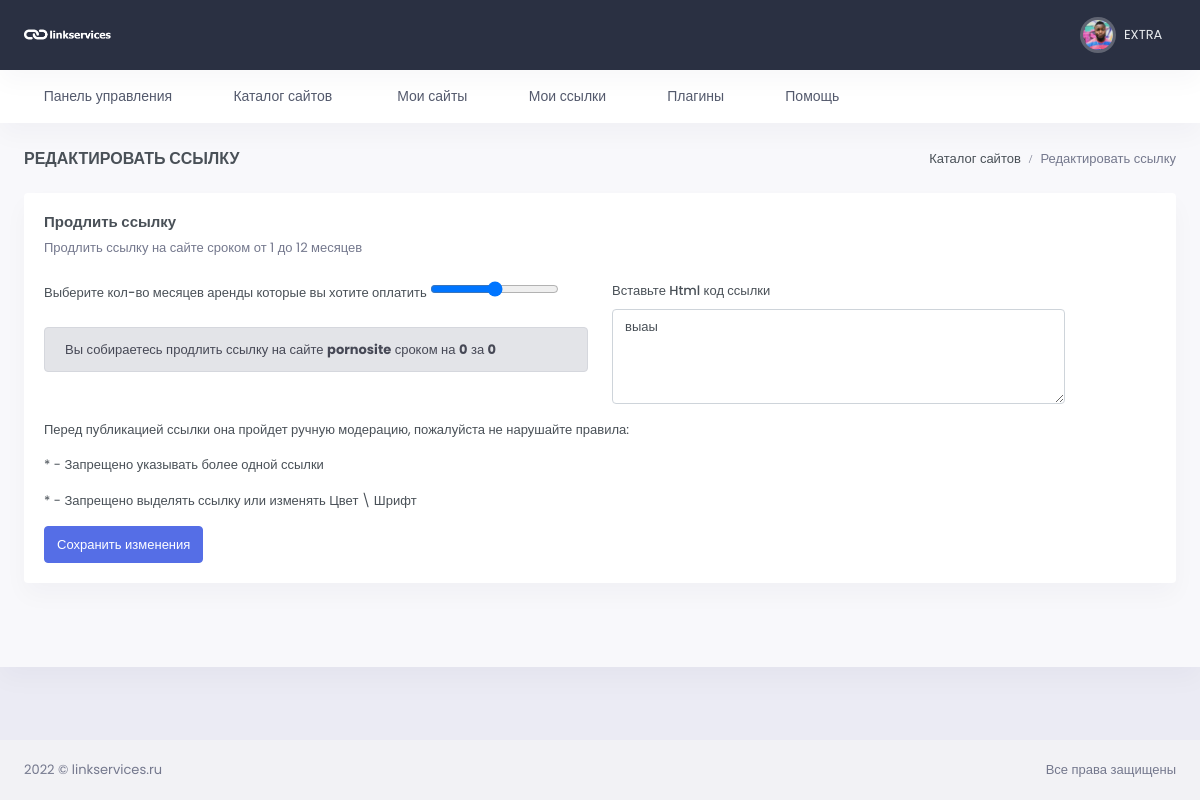
Page /my-links/update_link/103/ (signed in) on the committed database.
### users/models.py (models this page shows, shortened)
class User(AbstractUser):
    email = models.EmailField(_("email address"), unique=True, )
    email_verify = models.BooleanField(default=False)
    USERNAME_FIELD = 'email'
    REQUIRED_FIELDS = ['username']
    class Meta:
        verbose_name = _("Пользователь")
        verbose_name_plural = _("Пользователи")
        ordering = ('-date_joined',)

class Profile(models.Model):
    user = models.OneToOneField(User, verbose_name="Пользователь",
                                related_name='profile', null=True, on_delete=models.CASCADE)
    chat_id = models.CharField(max_length=100, blank=True, null=True, verbose_name='Чат ID телеграмм')
    TOKEN = models.CharField(max_length=100, blank=True, null=True)
    wmz = models.CharField(max_length=200, blank=True, null=True, verbose_name='WMZ-кошелёк')
    ymoney = models.CharField(max_length=200, blank=True, null=True, verbose_name='ЮMoney-кошелёк')
    current_balance = models.PositiveIntegerField(default=0, blank=True, null=True, verbose_name="Текущий баланс")
    hold_balance = models.PositiveIntegerField(default=0, blank=True, null=True, verbose_name='На удержании')
    output_balance = models.PositiveIntegerField(default=0, blank=True, null=True, verbose_name='Ожидает вывода')
    name_telegram = models.CharField(blank=True, null=True, max_length=100, verbose_name='Телеграмм')
    avatar = models.ImageField(upload_to='avatar/%Y/%m/%d/', blank=True, null=True, verbose_name='Аватар')
    created = models.DateTimeField(auto_now_add=True, verbose_name='Создан')
    update = models.DateTimeField(auto_now=True, verbose_name='Обновлён')
    class Meta:
        verbose_name = 'Профиль пользователя'
        verbose_name_plural = 'Профили пользователей'

### link_app/models.py (models this page shows, shortened)
class Link(models.Model):
    REJECT = 'Отклонено'
    REVIEW = 'На проверке'
    PUBLISHED = 'Отображается'
    STATUS_CHOICE = (
        (REJECT, 'Отклонено'),
        (REVIEW, 'На проверке'),
        (PUBLISHED, 'Отображается')
    )
    url = models.ForeignKey(WebSite, on_delete=models.CASCADE, verbose_name='url сайта')
    link = models.TextField(verbose_name="Ссылка")
    status_verify = models.CharField(max_length=25, choices=STATUS_CHOICE, default=REVIEW,
                                     verbose_name='Статус проверки')
    moderation = models.CharField(max_length=25, choices=STATUS_CHOICE, default=REVIEW,
                                  verbose_name='Статус модерации')
    valid_date = models.DateTimeField(auto_now_add=False, verbose_name='В работе до', blank=True)
    created = models.DateTimeField(auto_now_add=True, verbose_name='Добавлено')
    update = models.DateTimeField(auto_now=True, verbose_name='Изменено')
    user = models.ForeignKey(Profile, related_name='user_link', on_delete=models.CASCADE,
                             max_length=100, blank=True, null=True, verbose_name='email заказчика')
    count_month = models.IntegerField(default=1, verbose_name='Количество месяцев')
    class Meta:
        verbose_name = 'Ссылка'
        verbose_name_plural = 'Ссылки'
        ordering = ('-created',)

### site_app/models.py (models this page shows, shortened)
class WebSite(models.Model):
    MODERATION = 'На модерации'
    PUBLISHED = 'Опубликовано'
    REJECTED = 'Отклонено'
    STATUS_CHOICES = (
        (MODERATION, 'На модерации'),
        (PUBLISHED, 'Опубликовано'),
        (REJECTED, 'Отклонено')
    )
    url = models.CharField(max_length=255, verbose_name='url сайта')
    user = models.ForeignKey(Profile, related_name='user_website', on_delete=models.CASCADE,
                             max_length=100, blank=True, null=True, verbose_name='email заказчика')
    category = models.ForeignKey(Category, on_delete=models.CASCADE, verbose_name='Тематика')
    price = models.IntegerField(verbose_name='Цена')
    status = models.CharField(max_length=20, choices=STATUS_CHOICES, default=MODERATION, verbose_name='Статус')
    total_link = models.IntegerField(verbose_name='Всего ссылок', blank=True, null=True)
    yandex_x = models.IntegerField(verbose_name='Яндекс Икс', blank=True, null=True)
    yandex_stat = models.CharField(max_length=255, verbose_name='Яндекс статистика')
    increase = models.PositiveIntegerField(verbose_name='Наценка %', default=50, blank=True, null=True)
    password_yandex = models.CharField(max_length=250, verbose_name='Пароль от статистики', blank=True, null=True)
    created = models.DateTimeField(auto_now_add=True, verbose_name='Добавлено')
    update = models.DateTimeField(auto_now=True, verbose_name='Изменено')
    def __str__(self):
        return self.url
    class Meta:
        verbose_name = 'Сайт'
        verbose_name_plural = 'Сайты'
        ordering = ('-created',)
    def get_increase_price(self):
        return int(self.price * (self.increase / 100 + 1))

### link_app/views.py (the view, shortened to what this page needs)
# urls.py: path('update_link/<int:pk>/', UpdateLink.as_view(), name='update-link'),
class UpdateLink(LoginRequiredMixin, UpdateView):
    form_class = AddLinkForm
    model = Link
    template_name = 'link_app/update-link.html'
    success_url = '/my-links/'
    context_object_name = 'link'
    def dispatch(self, request, *args, **kwargs):
        obj = self.get_object()
        if obj.user != self.request.user.profile:
            return redirect(obj)
        return super(UpdateLink, self).dispatch(request, *args, **kwargs)

### link_app/forms.py
class AddLinkForm(forms.ModelForm):
    def __init__(self, *args, **kwargs):
        super().__init__(*args, **kwargs)
        self.fields['link'].widget.attrs.update({'class': 'form-control', 'rows': 4,
                                                 'placeholder': "Вставьте полноценный код "
                                                                "вашей ссылки с анкором или без"})
    class Meta:
        model = Link
        fields = ['url', 'user', 'link', 'count_month']

### link_app/templates/link_app/update-link.html (shortened to what this page needs)
{% extends 'base.html' %}
{% load static %}
{% block content %}
<div id="layout-wrapper">
    <div class="main-content">
        <div class="page-content">
            <div class="container-fluid">
                <div class="row">
                    <div class="col-12">
                        <div class="page-title-box d-sm-flex align-items-center justify-content-between">
                            <h4 class="mb-sm-0 font-size-18">Редактировать ссылку</h4>
                            <div class="page-title-right">
                                <ol class="breadcrumb m-0">
                                    <li class="breadcrumb-item"><a href="{% url 'catalog' %}">Каталог сайтов</a></li>
                                    <li class="breadcrumb-item active">Редактировать ссылку</li>
                                </ol>
                            </div>
                        </div>
                    </div>
                </div>
                <div class="row">
                    <div class="col-12">
                        <div class="card">
                            <div class="card-body">
                                <h4 class="card-title">Продлить ссылку </h4>
                                <p class="card-title-desc">Продлить ссылку на сайте сроком от 1 до 12 месяцев </p>
                                <form method="post" action="">
                                    <div class="row">
                                        <div class="col-sm-6">
                                            <div class="mb-3">
                                                <label class="control-label">Выберите кол-во месяцев аренды которые вы
                                                    хотите оплатить </label>
                                                <input type="range" name="count_month" id="link_term_range">
                                            </div>
                                            <div class="alert alert-secondary" role="alert">
                                                Вы собираетесь продлить ссылку на сайте <b>{{ link.url }}</b> сроком на <b
                                                    id="term_months">0</b> за <b id="term_price">0</b><br>
                                            </div>
                                        </div>
                                        <div class="col-sm-6">
                                            <div class="mb-3">
                                                <div class="col-lg-10">
                                                    <label for="id_link">Вставьте Html код ссылки</label>
                                                    {{ form.link }}
                                                </div>
                                            </div>
                                        </div>
                                    </div>
                                    <div class="mb-3">
                                        <p class="control-label">Перед публикацией ссылки она пройдет ручную модерацию,
                                            пожалуйста не нарушайте правила:</p>
                                        <p class="control-label">* - Запрещено указывать более одной ссылки</p>
                                        <p class="control-label">* - Запрещено выделять ссылку или изменять Цвет \
                                            Шрифт</p>
                                    </div>
                                    <div class="d-flex flex-wrap gap-2">
                                        <button type="submit" class="btn btn-primary waves-effect waves-light">
                                           Сохранить изменения
                                        </button>
                                    </div>
                                </form>
                            </div>
                        </div>
                    </div>
                </div>
            </div>
        </div>
    </div>
</div>
{% endblock %}

### templates/inc/_header.html (shortened to what this page needs)
{% load static %}
<header id="page-topbar">
    <div class="navbar-header">
        <div class="d-flex">
            <div class="navbar-brand-box">
                <a href="{% url 'profile' pk=user.id %}" class="logo logo-light">
                    <span class="logo-lg">
                                    <img src="{% static '/images/logo-light.png' %}" alt="" height="19">
                                </span>
                </a>
            </div>
        </div>
        <div class="d-flex">
            <div class="dropdown d-none d-lg-inline-block ms-1">
                <button type="button" class="btn header-item noti-icon waves-effect"
                        data-bs-toggle="dropdown" aria-haspopup="true" aria-expanded="false">
                    <i class="bx bx-customize"></i>
                </button>
            </div>
            <div class="dropdown d-inline-block">
                <button type="button" class="btn header-item noti-icon waves-effect"
                        id="page-header-notifications-dropdown"
                        data-bs-toggle="dropdown" aria-haspopup="true" aria-expanded="false">
                    {% if user.profile.chat_id %}
                    <i class="bx bx-bell"></i>
                    {% else %}
                    <i class="bx bx-bell bx-tada"></i>
                    <span class="badge bg-danger rounded-pill">1</span>
                    {% endif %}
                </button>
            </div>
            <div class="dropdown d-inline-block">
                <button type="button" class="btn header-item waves-effect" id="page-header-user-dropdown"
                        data-bs-toggle="dropdown" aria-haspopup="true" aria-expanded="false">
                    <img class="rounded-circle header-profile-user"
                         src="{% if user.profile.avatar %}{{ user.profile.avatar.url }}{% else %}{% static '/images/favicon.ico' %}{% endif %}"
                     alt="Header Avatar">
                    <span class="d-none d-xl-inline-block ms-1" key="t-henry">{{ user.username }}</span>
                    <i class="mdi mdi-chevron-down d-none d-xl-inline-block"></i>
                </button>
            </div>
        </div>
    </div>
</header>
<div class="topnav">
    <div class="container-fluid">
        <nav class="navbar navbar-light navbar-expand-lg topnav-menu">
            <div class="collapse navbar-collapse" id="topnav-menu-content">
                <ul class="navbar-nav">
                    <li class="nav-item dropdown">
                        <a class="nav-link dropdown-toggle arrow-none" href="{% url 'profile' pk=user.id %}" id="topnav-dashboard"
                           role="button">
                            <i class="bx bx-home-circle me-2"></i><span key="t-dashboards">Панель управления</span>
                        </a>
                    </li>
                    <li class="nav-item dropdown">
                        <a class="nav-link dropdown-toggle arrow-none" href="{% url 'catalog' %}" id="topnav-dashboard"
                           role="button">
                            <i class="bx bx-home-circle me-2"></i><span key="t-dashboards">Каталог сайтов</span>
                        </a>
                    </li>
                    <li class="nav-item dropdown">
                        <a class="nav-link dropdown-toggle arrow-none" href="{% url 'my-sites' %}" id="topnav-uielement"
                           role="button">
                            <i class="bx bx-tone me-2"></i>
                            <span key="t-ui-elements">Мои сайты</span>
                        </a>
                    </li>
                    <li class="nav-item dropdown">
                        <a class="nav-link dropdown-toggle arrow-none" href="{% url 'my-links' %}" id="topnav-pages"
                           role="button">
                            <i class="bx bx-customize me-2"></i><span key="t-apps">Мои ссылки</span>
                        </a>
                    </li>
                    <li class="nav-item dropdown">
                        <a class="nav-link dropdown-toggle arrow-none" href="{% url 'plugins' %}" id="topnav-components"
                           role="button">
                            <i class="bx bx-collection me-2"></i><span key="t-components">Плагины</span>
                        </a>
                    </li>
                    <li class="nav-item dropdown">
                        <a class="nav-link dropdown-toggle arrow-none" href="{% url 'help' %}" id="topnav-more"
                           role="button">
                            <i class="bx bx-file me-2"></i><span key="t-extra-pages">Помощь</span>
                        </a>
                    </li>
                </ul>
            </div>
        </nav>
    </div>
</div>

### rows in the picture
User: avatar (picture), username "EXTRA"
Link: url "pornosite", link "выаы"
